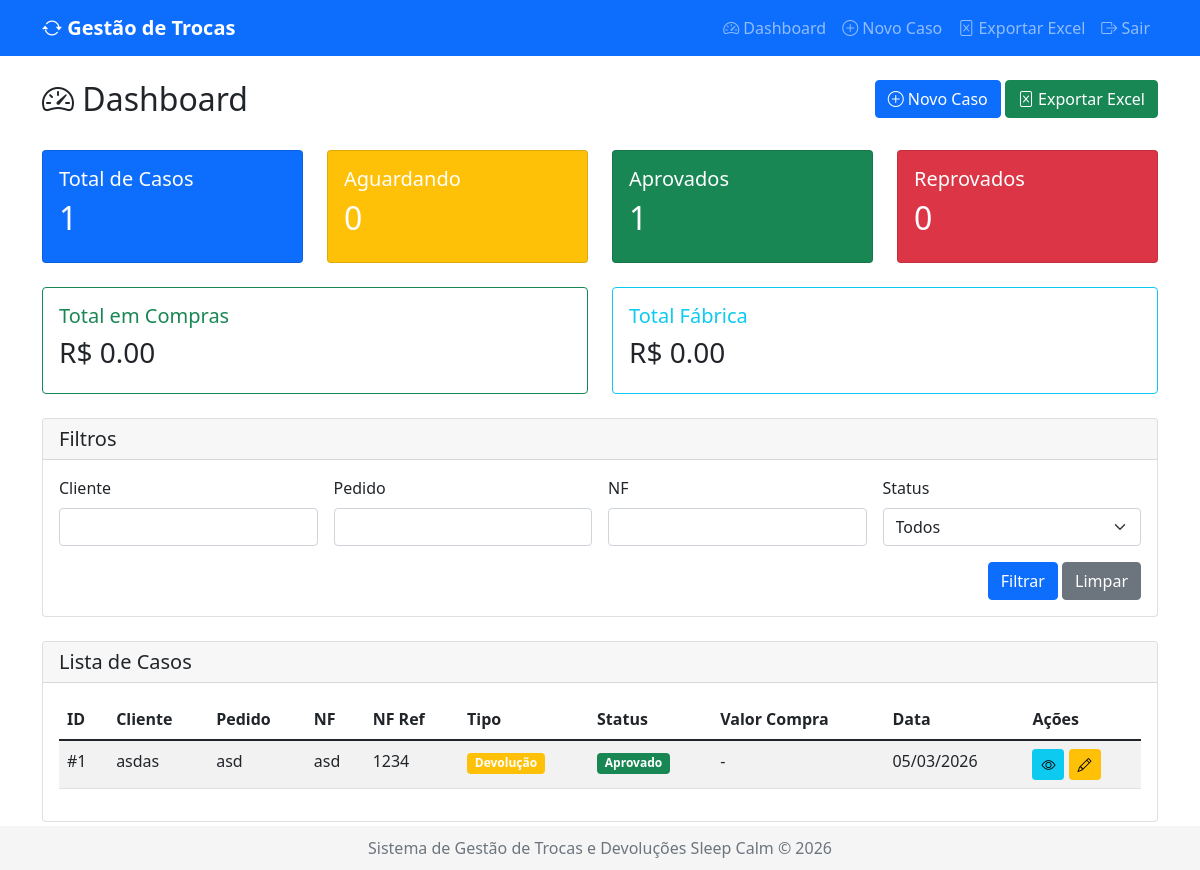
The app's page /dashboard (signed in) with its own data.
### models/caso.py (models this page shows, shortened)
class Caso(db.Model):
    __tablename__ = 'casos'
    id = db.Column(db.Integer, primary_key=True)
    cliente_nome = db.Column(db.String(100), nullable=False)
    pedido_numero = db.Column(db.String(50), nullable=False)
    nf_numero = db.Column(db.String(50), nullable=False)
    nf_referencia = db.Column(db.String(50))
    tipo_caso = db.Column(db.String(20), nullable=False)
    descricao = db.Column(db.Text, nullable=False)
    valor_compra = db.Column(db.Float, default=0.0)
    valor_fabrica = db.Column(db.Float, default=0.0)
    status = db.Column(db.String(20), default='aguardando')
    data_criacao = db.Column(db.DateTime, default=datetime.utcnow)
    data_atualizacao = db.Column(db.DateTime, default=datetime.utcnow, onupdate=datetime.utcnow)
    data_aprovacao = db.Column(db.DateTime)
    data_reprovacao = db.Column(db.DateTime)
    user_id = db.Column(db.Integer, db.ForeignKey('users.id'), nullable=False)
    aprovado_por_id = db.Column(db.Integer, db.ForeignKey('users.id'), nullable=True)
    reprovado_por_id = db.Column(db.Integer, db.ForeignKey('users.id'), nullable=True)
    uploads = db.relationship('Upload', backref='caso', lazy=True, cascade='all, delete-orphan')

### app.py (the view)
@app.route('/dashboard')
@login_required
def dashboard():
    cliente = request.args.get('cliente', '')
    pedido = request.args.get('pedido', '')
    nf = request.args.get('nf', '')
    status = request.args.get('status', '')
    query = Caso.query
    if cliente:
        query = query.filter(Caso.cliente_nome.contains(cliente))
    if pedido:
        query = query.filter(Caso.pedido_numero.contains(pedido))
    if nf:
        query = query.filter(Caso.nf_numero.contains(nf))
    if status:
        query = query.filter(Caso.status == status)
    casos = query.order_by(Caso.data_criacao.desc()).all()
    return render_template('dashboard.html', casos=casos)

### app.py (called while the page is built)
@login_manager.user_loader
def load_user(user_id):
    return User.query.get(int(user_id))

### templates/dashboard.html (shortened to what this page needs)
{% extends "base.html" %}
{% block content %}
<div class="row mb-4">
    <div class="col">
        <h2><i class="bi bi-speedometer2"></i> Dashboard</h2>
    </div>
    <div class="col text-end">
        <a href="{{ url_for('novo_caso') }}" class="btn btn-primary">
            <i class="bi bi-plus-circle"></i> Novo Caso
        </a>
        <a href="{{ url_for('exportar_excel') }}" class="btn btn-success">
            <i class="bi bi-file-excel"></i> Exportar Excel
        </a>
    </div>
</div>
<div class="row mb-4">
    <div class="col-md-3">
        <div class="card text-white bg-primary">
            <div class="card-body">
                <h5 class="card-title">Total de Casos</h5>
                <h2>{{ casos|length }}</h2>
            </div>
        </div>
    </div>
    <div class="col-md-3">
        <div class="card text-white bg-warning">
            <div class="card-body">
                <h5 class="card-title">Aguardando</h5>
                <h2>{{ casos|selectattr('status', 'equalto', 'aguardando')|list|length }}</h2>
            </div>
        </div>
    </div>
    <div class="col-md-3">
        <div class="card text-white bg-success">
            <div class="card-body">
                <h5 class="card-title">Aprovados</h5>
                <h2>{{ casos|selectattr('status', 'equalto', 'aprovado')|list|length }}</h2>
            </div>
        </div>
    </div>
    <div class="col-md-3">
        <div class="card text-white bg-danger">
            <div class="card-body">
                <h5 class="card-title">Reprovados</h5>
                <h2>{{ casos|selectattr('status', 'equalto', 'reprovado')|list|length }}</h2>
            </div>
        </div>
    </div>
</div>
<div class="row mb-4">
    <div class="col-md-6">
        <div class="card border-success">
            <div class="card-body">
                <h5 class="card-title text-success">Total em Compras</h5>
                <h3>R$ {{ "%.2f"|format(casos|sum(attribute='valor_compra') or 0) }}</h3>
            </div>
        </div>
    </div>
    <div class="col-md-6">
        <div class="card border-info">
            <div class="card-body">
                <h5 class="card-title text-info">Total Fábrica</h5>
                <h3>R$ {{ "%.2f"|format(casos|sum(attribute='valor_fabrica') or 0) }}</h3>
            </div>
        </div>
    </div>
</div>
<div class="card mb-4">
    <div class="card-header">
        <h5 class="mb-0">Filtros</h5>
    </div>
    <div class="card-body">
        <form method="GET" class="row g-3">
            <div class="col-md-3">
                <label class="form-label">Cliente</label>
                <input type="text" name="cliente" class="form-control" value="{{ request.args.get('cliente', '') }}">
            </div>
            <div class="col-md-3">
                <label class="form-label">Pedido</label>
                <input type="text" name="pedido" class="form-control" value="{{ request.args.get('pedido', '') }}">
            </div>
            <div class="col-md-3">
                <label class="form-label">NF</label>
                <input type="text" name="nf" class="form-control" value="{{ request.args.get('nf', '') }}">
            </div>
            <div class="col-md-3">
                <label class="form-label">Status</label>
                <select name="status" class="form-select">
                    <option value="">Todos</option>
                </select>
            </div>
            <div class="col-12 text-end">
                <button type="submit" class="btn btn-primary">Filtrar</button>
                <a href="{{ url_for('dashboard') }}" class="btn btn-secondary">Limpar</a>
            </div>
        </form>
    </div>
</div>
<div class="card">
    <div class="card-header">
        <h5 class="mb-0">Lista de Casos</h5>
    </div>
    <div class="card-body">
        <div class="table-responsive">
            <table class="table table-striped table-hover">
                <thead>
                    <tr>
                        <th>ID</th>
                        <th>Cliente</th>
                        <th>Pedido</th>
                        <th>NF</th>
                        <th>NF Ref</th>
                        <th>Tipo</th>
                        <th>Status</th>
                        <th>Valor Compra</th>
                        <th>Data</th>
                        <th>Ações</th>
                    </tr>
                </thead>
                <tbody>
                    {% for caso in casos %}
                    <tr>
                        <td>#{{ caso.id }}</td>
                        <td>{{ caso.cliente_nome }}</td>
                        <td>{{ caso.pedido_numero }}</td>
                        <td>{{ caso.nf_numero }}</td>
                        <td>{{ caso.nf_referencia or '-' }}</td>
                        <td>
                            {% if caso.tipo_caso == 'troca' %}
                                <span class="badge bg-info">Troca</span>
                            {% elif caso.tipo_caso == 'devolucao' %}
                                <span class="badge bg-warning">Devolução</span>
                            {% else %}
                                <span class="badge bg-danger">Defeito</span>
                            {% endif %}
                        </td>
                        <td>
                            {% if caso.status == 'aguardando' %}
                                <span class="badge bg-warning">Aguardando</span>
                            {% elif caso.status == 'aprovado' %}
                                <span class="badge bg-success">Aprovado</span>
                            {% else %}
                                <span class="badge bg-danger">Reprovado</span>
                            {% endif %}
                        </td>
                        <td>
                            {% if caso.valor_compra %}
                                R$ {{ "%.2f"|format(caso.valor_compra) }}
                            {% else %}
                                -
                            {% endif %}
                        </td>
                        <td>{{ caso.data_criacao.strftime('%d/%m/%Y') }}</td>
                        <td>
                            <a href="{{ url_for('caso_detalhe', id=caso.id) }}" class="btn btn-sm btn-info">
                                <i class="bi bi-eye"></i>
                            </a>
                            {% if current_user.id == caso.user_id or current_user.username == 'admin' %}
                            <a href="{{ url_for('editar_caso', id=caso.id) }}" class="btn btn-sm btn-warning">
                                <i class="bi bi-pencil"></i>
                            </a>
                            {% endif %}
                        </td>
                    </tr>
                    {% else %}
                    <tr>
                        <td colspan="10" class="text-center">Nenhum caso encontrado.</td>
                    </tr>
                    {% endfor %}
                </tbody>
            </table>
        </div>
    </div>
</div>
{% endblock %}

### records on screen
Caso: id "1", cliente_nome "asdas", pedido_numero "asd", nf_numero "asd", nf_referencia "1234", tipo_caso "Devolução", status "Aprovado", data_criacao "05/03/2026"

### other values on screen
{{ casos|length }} "1"
{{ casos|selectattr('status', 'equalto', 'aguardando')|list|length }} "0"
{{ casos|selectattr('status', 'equalto', 'aprovado')|list|length }} "1"
{{ casos|selectattr('status', 'equalto', 'reprovado')|list|length }} "0"
{{ "%.2f"|format(casos|sum(attribute='valor_compra') or 0) }} "0.00"
{{ "%.2f"|format(casos|sum(attribute='valor_fabrica') or 0) }} "0.00"
